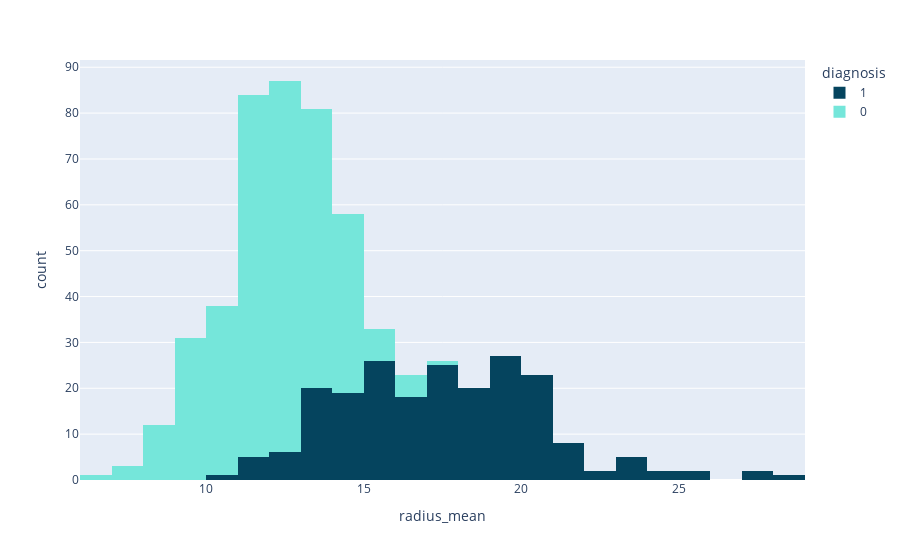

The code cell stored with this chart in its notebook:
### Code cell
px.histogram(data_frame=df,x='radius_mean',color='diagnosis',color_discrete_sequence=['#05445E','#75E6DA'])

### Figure 1 — Plotly figure (JSON) as saved in the notebook; plotly's stock layout.template omitted (floating-point values rounded to 4 significant figures; data arrays with more than 128 entries replaced by an {"elided": "..."} marker saying what was removed)
{"data": [{"alignmentgroup": "True", "bingroup": "x", "hovertemplate": "diagnosis=1<br>radius_mean=%{x}<br>count=%{y}<extra></extra>", "legendgroup": "1", "marker": {"color": "#05445E", "pattern": {"shape": ""}}, "name": "1", "offsetgroup": "1", "orientation": "v", "showlegend": true, "type": "histogram", "x": {"elided": "212 float values"}, "xaxis": "x", "yaxis": "y"}, {"alignmentgroup": "True", "bingroup": "x", "hovertemplate": "diagnosis=0<br>radius_mean=%{x}<br>count=%{y}<extra></extra>", "legendgroup": "0", "marker": {"color": "#75E6DA", "pattern": {"shape": ""}}, "name": "0", "offsetgroup": "0", "orientation": "v", "showlegend": true, "type": "histogram", "x": {"elided": "357 float values"}, "xaxis": "x", "yaxis": "y"}], "layout": {"barmode": "relative", "legend": {"title": {"text": "diagnosis"}, "tracegroupgap": 0}, "margin": {"t": 60}, "xaxis": {"anchor": "y", "domain": [0, 1], "title": {"text": "radius_mean"}}, "yaxis": {"anchor": "x", "domain": [0, 1], "title": {"text": "count"}}}}
